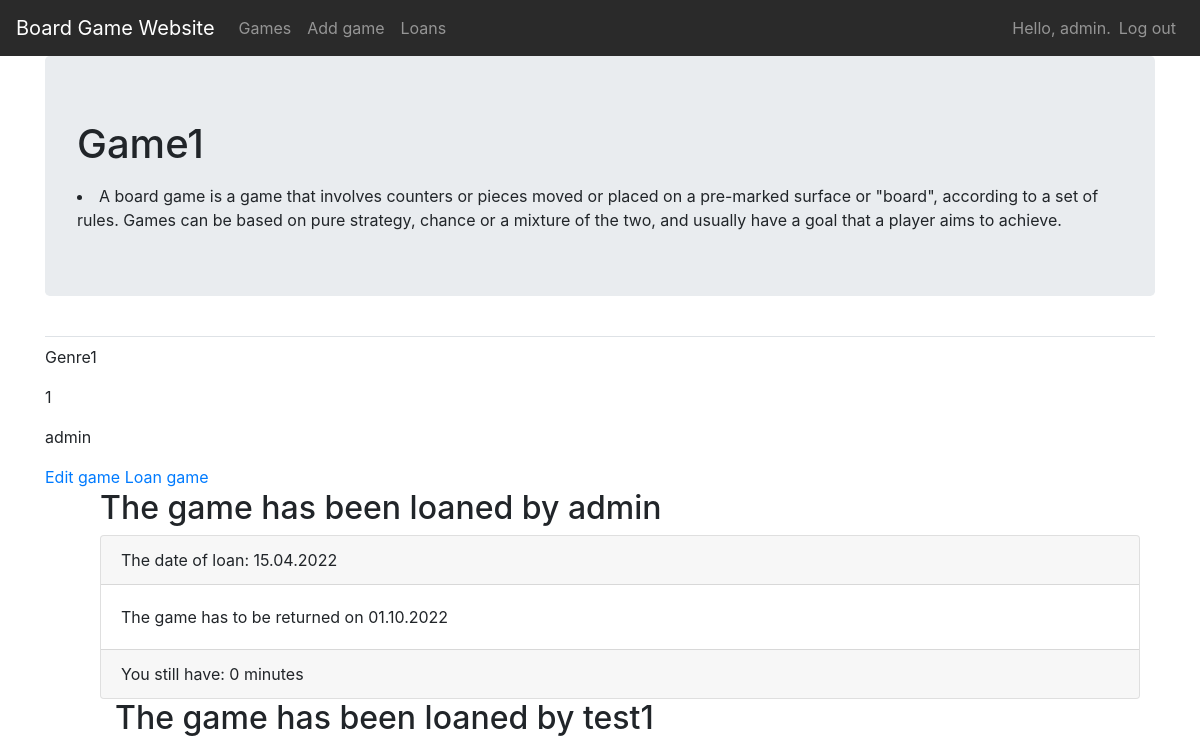
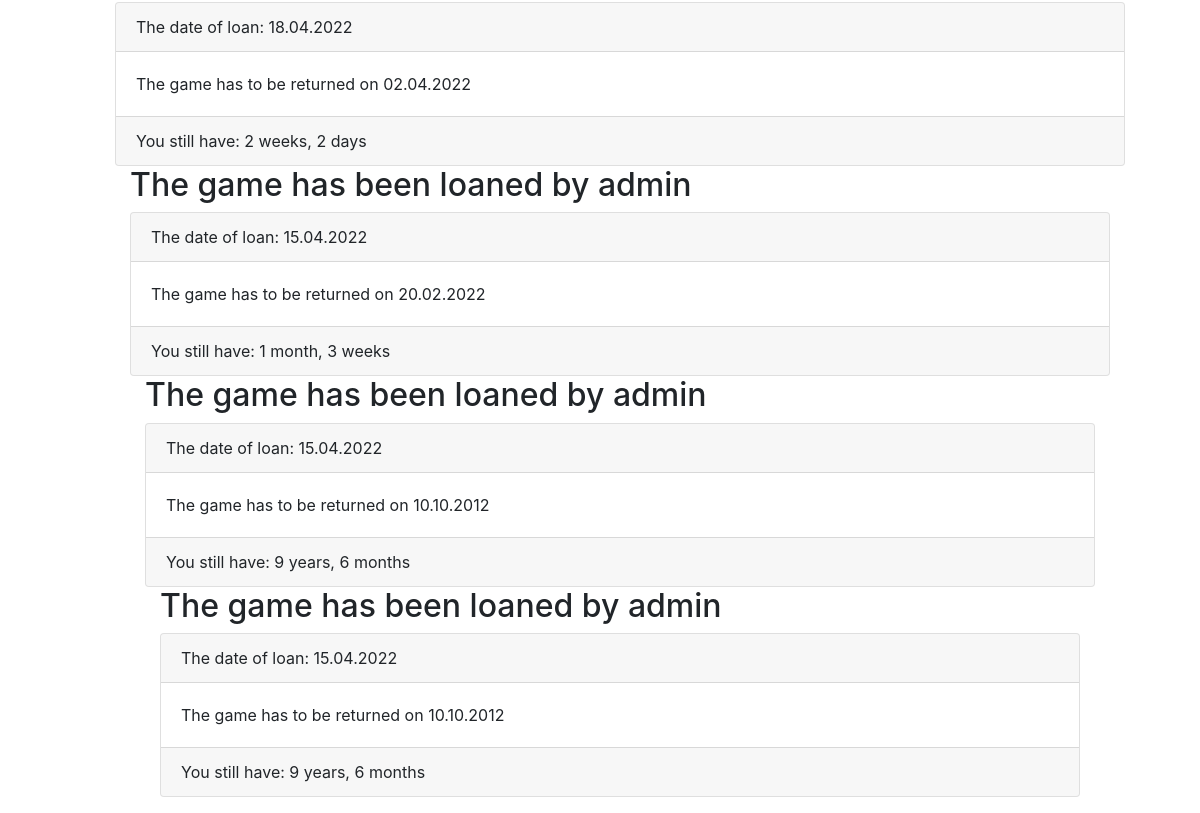
Page /games/7/ (signed in) on the earlier database version (2 pictures, top to bottom).
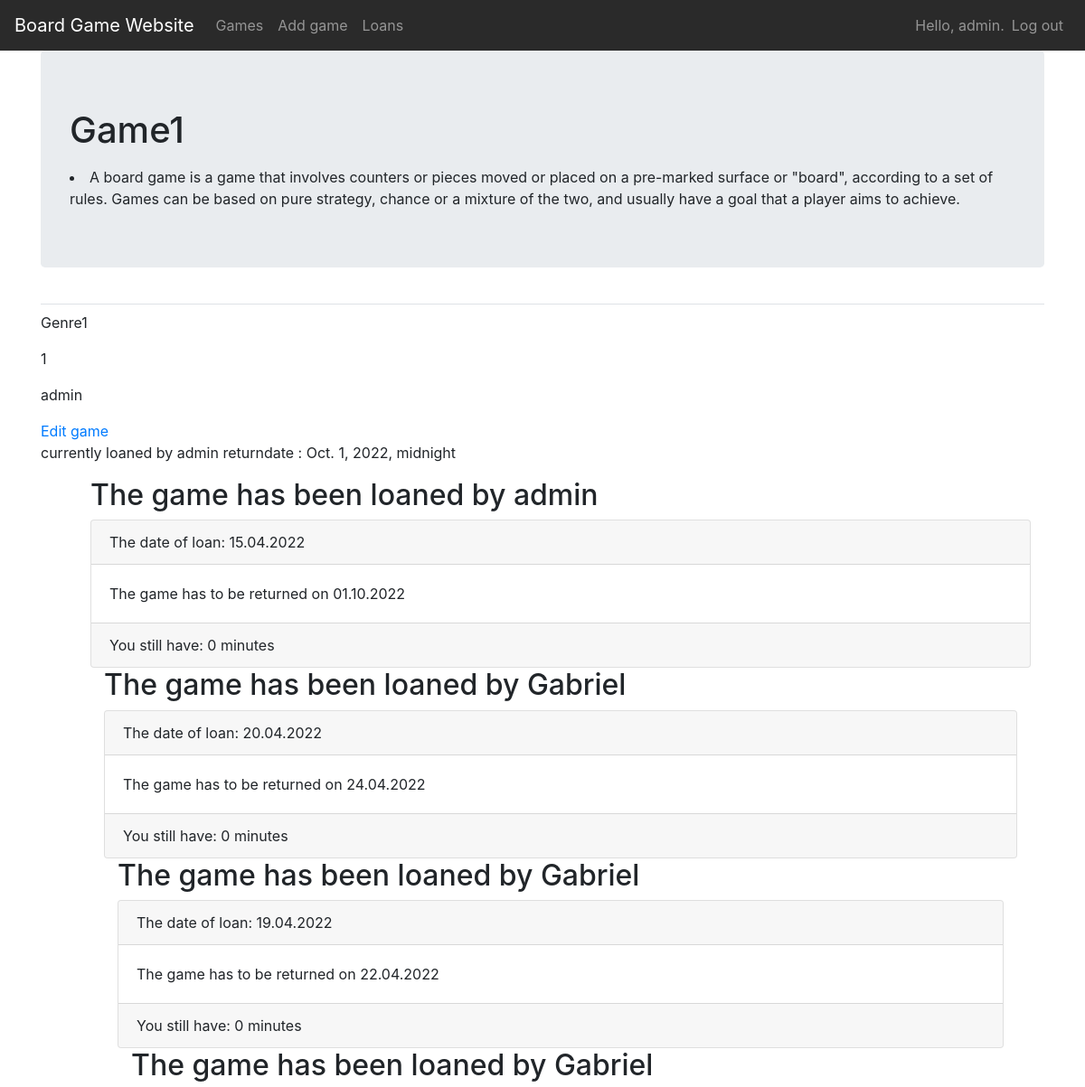
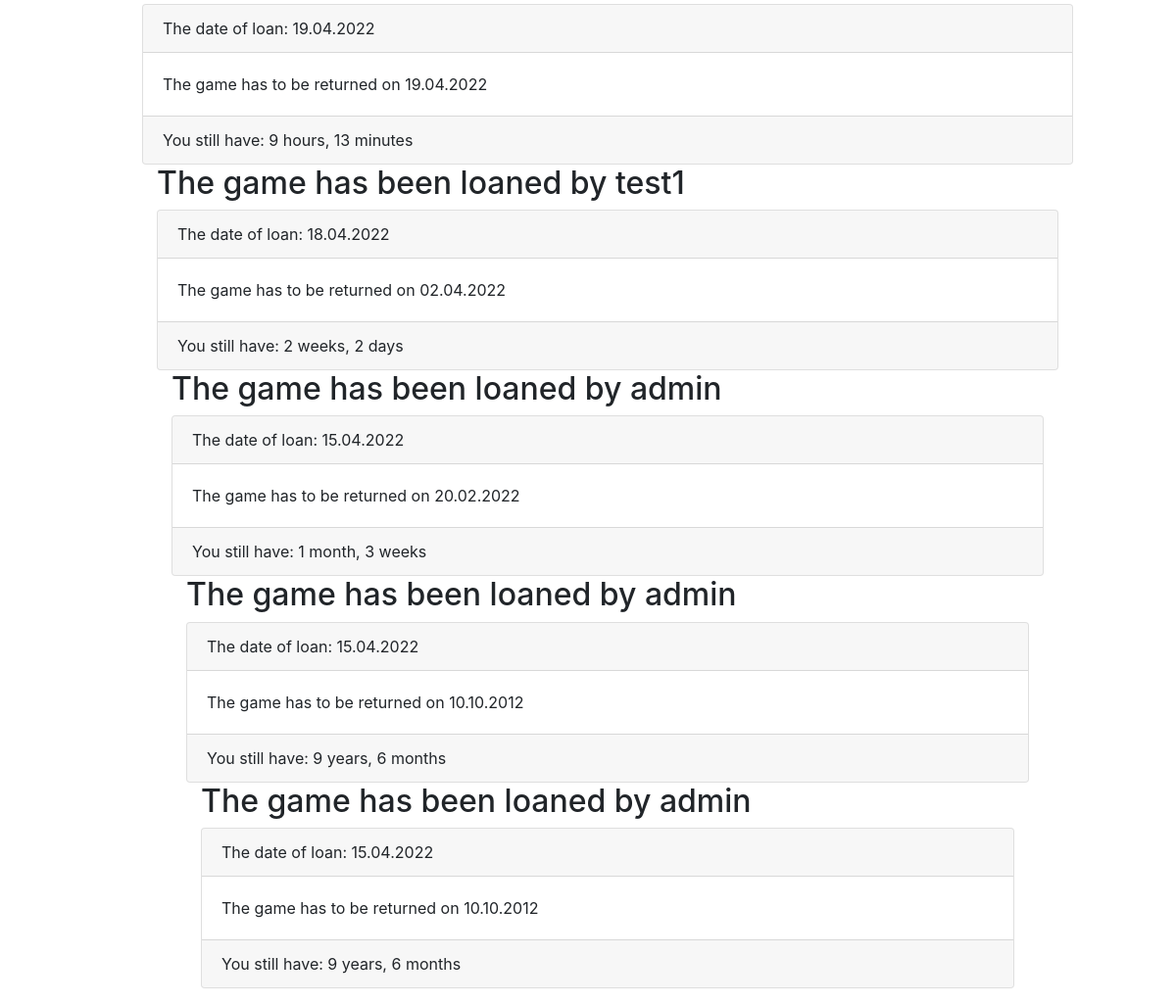
Same page on the later database version (2 pictures, top to bottom).
### board_games/models.py (models this page shows, shortened)
class BoardGame(models.Model):
    game = models.CharField(max_length=100)
    genre = models.CharField(max_length=200)
    year_published = models.IntegerField()
    description = models.CharField(max_length=500)
    owner = models.ForeignKey(User, on_delete=models.CASCADE)
    loaned = models.BooleanField(default=False)

class GameLoan(models.Model):
    game = models.ForeignKey(BoardGame, on_delete=models.CASCADE)
    owner = models.ForeignKey(User, on_delete=models.CASCADE)
    date_loaned = models.DateTimeField(auto_now_add=True)
    return_date = models.DateTimeField()
    returned = models.BooleanField(default=False)

### board_games/views.py (the view)
# urls.py: path("games/<int:game_id>/", views.game_info, name="game_info"),
@login_required
def game_info(request, game_id):
    game = BoardGame.objects.get(id=game_id)
    loans = GameLoan.objects.filter(game=game).order_by("-return_date")
    context = {"game": game, "loans": loans}
    return render(request, "board_games/game_info.html", context)

### board_games/templates/board_games/game_info.html
{% extends 'board_games/base.html' %}
{% block page_header %}
<div class="jumbotron">
  <h1>{{game.game}}</h1>
  <p><li>
  A board game is a game that involves counters or pieces moved or placed on a pre-marked surface or "board",
according to a set of rules. Games can be based on pure strategy,
chance or a mixture of the two, and usually have a goal that a player aims to achieve.
    </li>
</div>
{% endblock page_header %}
{% block content %}
<p>{{game.genre}}</p>
<p>{{game.year_published}}</p>
<p>{{game.owner}}</p>
<a href="{% url 'board_games:edit_game' game.id %}">Edit game</a>
{% if not game.loaned %}
<a href="{% url 'board_games:add_loan' game.id %}">Loan game</a>
{% else %}
<p>
    currently loaned by {{ loans.first.owner }} returndate : {{ loans.first.return_date }}
</p>
{% endif %}
<ul>
    {% for loan in loans %}
        <div class="container">
            <h2>The game has been loaned by {{ loan.owner }}</h2>
                 <div class="card">
                 <div class="card-header">The date of loan: {{ loan.date_loaned|date:'d.m.Y' }}</div>
                 <div class="card-body">The game has to be returned on {{ loan.return_date|date:'d.m.Y' }}</div>
                 <div class="card-footer">You still have: {{ loan.date_loaned |timeuntil:loan.return_date}}</div>
        </div>
    {% endfor %}
</ul>
{% endblock content %}

### board_games/templates/board_games/base.html (shortened to what this page needs)
{% load bootstrap4 %}
<!DOCTYPE html>
<html lang="en">
<head>
  {% bootstrap_css %}
</head>
<body>
  <nav class="navbar navbar-expand-md navbar-dark" style="background-color: #2a2a2a;">
    <a class="navbar-brand" href="{% url 'board_games:index'%}">
      Board Game Website</a>
    <div class="collapse navbar-collapse" id="navbarCollapse">
      <ul class="navbar-nav mr-auto">
        <li class="nav-item">
          <a class="nav-link" href="{% url 'board_games:games'%}">
            Games</a>
        </li>
        <li class="nav-item">
          <a class="nav-link" href="{% url 'board_games:add_game'%}">
            Add game</a>
        </li>
        <li class="nav-item">
          <a class="nav-link" href="{% url 'board_games:loans'%}">
            Loans</a>
        </li>
      </ul>
      <ul class="navbar-nav ml-auto">
        {% if user.is_authenticated %}
        <li class="nav-item">
          <span class="navbar-text">Hello, {{ user.username }}.</span>
        </li>
        <li class="nav-item">
          <a class="nav-link" href="{% url 'users:log_out' %}">Log out</a>
        </li>
        {% else %}
        <li class="nav-item">
          <a class="nav-link" href="{% url 'users:register' %}">Register</a>
        </li>
        <li class="nav-item">
          <a class="nav-link" href="{% url 'users:login' %}">Log in</a></li>
        {% endif %}
      </ul>
    </div>
  </nav>
  <main role="main" class="container">
    <div class="pb-2 mb-2 border-bottom">
      {% block page_header %}{% endblock page_header %}
    </div>
    <div>
      {% block content %}{% endblock content %}
    </div>
  </main>
</body>
</html>

Differences in the rows shown:
changed BoardGame "Game1": loaned False → True (drawn)
shown differently, row unchanged: GameLoan: first.owner (not shown) → "admin"; first.return_date (not shown) → "Oct. 1, 2022, midnight"
added GameLoan: owner "Gabriel", date_loaned "20.04.2022", return_date "24.04.2022", date_loaned "0 minutes"
added GameLoan: owner "Gabriel", date_loaned "19.04.2022", return_date "22.04.2022", date_loaned "0 minutes"
added GameLoan: owner "Gabriel", date_loaned "19.04.2022", return_date "19.04.2022", date_loaned "9 hours, 13 minutes"
Other differences:
text no longer shown: "Loan game"
text now shown: "currently loaned by returndate :"
